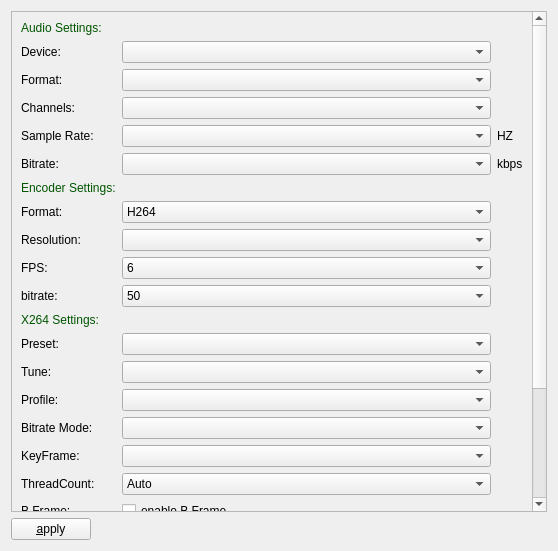
<?xml version="1.0" encoding="UTF-8"?>
<ui version="4.0">
 <class>BleSetting</class>
 <widget class="QWidget" name="BleSetting">
  <property name="geometry">
   <rect>
    <x>0</x>
    <y>0</y>
    <width>558</width>
    <height>551</height>
   </rect>
  </property>
  <property name="windowTitle">
   <string>Form</string>
  </property>
  <layout class="QVBoxLayout" name="verticalLayout">
   <item>
    <widget class="QScrollArea" name="scrollArea">
     <property name="styleSheet">
      <string notr="true"/>
     </property>
     <property name="widgetResizable">
      <bool>true</bool>
     </property>
     <widget class="QWidget" name="scrollAreaWidgetContents">
      <property name="geometry">
       <rect>
        <x>0</x>
        <y>-135</y>
        <width>521</width>
        <height>635</height>
       </rect>
      </property>
      <layout class="QVBoxLayout" name="verticalLayout_2">
       <item>
        <layout class="QGridLayout" name="gridLayout">
         <item row="10" column="1">
          <widget class="QComboBox" name="bitrate">
           <property name="currentIndex">
            <number>0</number>
           </property>
           <item>
            <property name="text">
             <string>50</string>
            </property>
           </item>
           <item>
            <property name="text">
             <string>100</string>
            </property>
           </item>
           <item>
            <property name="text">
             <string>120</string>
            </property>
           </item>
           <item>
            <property name="text">
             <string>150</string>
            </property>
           </item>
           <item>
            <property name="text">
             <string>180</string>
            </property>
           </item>
           <item>
            <property name="text">
             <string>200</string>
            </property>
           </item>
           <item>
            <property name="text">
             <string>250</string>
            </property>
           </item>
           <item>
            <property name="text">
             <string>300</string>
            </property>
           </item>
           <item>
            <property name="text">
             <string>350</string>
            </property>
           </item>
           <item>
            <property name="text">
             <string>400</string>
            </property>
           </item>
           <item>
            <property name="text">
             <string>450</string>
            </property>
           </item>
           <item>
            <property name="text">
             <string>500</string>
            </property>
           </item>
           <item>
            <property name="text">
             <string>650</string>
            </property>
           </item>
           <item>
            <property name="text">
             <string>800</string>
            </property>
           </item>
           <item>
            <property name="text">
             <string>1000</string>
            </property>
           </item>
           <item>
            <property name="text">
             <string>1200</string>
            </property>
           </item>
           <item>
            <property name="text">
             <string>1500</string>
            </property>
           </item>
           <item>
            <property name="text">
             <string>1800</string>
            </property>
           </item>
           <item>
            <property name="text">
             <string>2000</string>
            </property>
           </item>
          </widget>
         </item>
         <item row="11" column="0">
          <widget class="QLabel" name="label_8">
           <property name="styleSheet">
            <string notr="true">font: italic 12pt &quot;黑体&quot;;
color: rgb(0, 85, 0);</string>
           </property>
           <property name="text">
            <string>X264 Settings:</string>
           </property>
          </widget>
         </item>
         <item row="12" column="0">
          <widget class="QLabel" name="label_9">
           <property name="text">
            <string>Preset:</string>
           </property>
          </widget>
         </item>
         <item row="17" column="1">
          <widget class="QComboBox" name="threadCount">
           <item>
            <property name="text">
             <string>Auto</string>
            </property>
           </item>
           <item>
            <property name="text">
             <string>2</string>
            </property>
           </item>
           <item>
            <property name="text">
             <string>4</string>
            </property>
           </item>
           <item>
            <property name="text">
             <string>8</string>
            </property>
           </item>
           <item>
            <property name="text">
             <string>16</string>
            </property>
           </item>
           <item>
            <property name="text">
             <string>32</string>
            </property>
           </item>
          </widget>
         </item>
         <item row="9" column="1">
          <widget class="QComboBox" name="fps">
           <property name="currentIndex">
            <number>0</number>
           </property>
           <item>
            <property name="text">
             <string>6</string>
            </property>
           </item>
           <item>
            <property name="text">
             <string>8</string>
            </property>
           </item>
           <item>
            <property name="text">
             <string>10</string>
            </property>
           </item>
           <item>
            <property name="text">
             <string>12</string>
            </property>
           </item>
           <item>
            <property name="text">
             <string>15</string>
            </property>
           </item>
           <item>
            <property name="text">
             <string>18</string>
            </property>
           </item>
           <item>
            <property name="text">
             <string>20</string>
            </property>
           </item>
           <item>
            <property name="text">
             <string>25</string>
            </property>
           </item>
           <item>
            <property name="text">
             <string>30</string>
            </property>
           </item>
          </widget>
         </item>
         <item row="24" column="0">
          <spacer name="verticalSpacer">
           <property name="orientation">
            <enum>Qt::Vertical</enum>
           </property>
           <property name="sizeHint" stdset="0">
            <size>
             <width>20</width>
             <height>40</height>
            </size>
           </property>
          </spacer>
         </item>
         <item row="2" column="1">
          <widget class="QComboBox" name="audioFormat"/>
         </item>
         <item row="2" column="0">
          <widget class="QLabel" name="label_21">
           <property name="text">
            <string>Format:</string>
           </property>
          </widget>
         </item>
         <item row="10" column="0">
          <widget class="QLabel" name="label_12">
           <property name="text">
            <string>bitrate:</string>
           </property>
          </widget>
         </item>
         <item row="12" column="1">
          <widget class="QComboBox" name="x264Preset"/>
         </item>
         <item row="13" column="0">
          <widget class="QLabel" name="label_10">
           <property name="text">
            <string>Tune:</string>
           </property>
          </widget>
         </item>
         <item row="13" column="1">
          <widget class="QComboBox" name="x264Tune"/>
         </item>
         <item row="6" column="0">
          <widget class="QLabel" name="label_4">
           <property name="styleSheet">
            <string notr="true">font: italic 12pt &quot;黑体&quot;;
color: rgb(0, 85, 0);</string>
           </property>
           <property name="text">
            <string>Encoder Settings:</string>
           </property>
          </widget>
         </item>
         <item row="9" column="0">
          <widget class="QLabel" name="label_7">
           <property name="text">
            <string>FPS:</string>
           </property>
          </widget>
         </item>
         <item row="14" column="0">
          <widget class="QLabel" name="label_11">
           <property name="text">
            <string>Profile:</string>
           </property>
          </widget>
         </item>
         <item row="7" column="1">
          <widget class="QComboBox" name="format">
           <item>
            <property name="text">
             <string>H264</string>
            </property>
           </item>
          </widget>
         </item>
         <item row="8" column="0">
          <widget class="QLabel" name="label_6">
           <property name="text">
            <string>Resolution:</string>
           </property>
          </widget>
         </item>
         <item row="8" column="1">
          <widget class="QComboBox" name="res"/>
         </item>
         <item row="22" column="0">
          <widget class="QLabel" name="label_13">
           <property name="styleSheet">
            <string notr="true">font: italic 12pt &quot;黑体&quot;;
color: rgb(0, 85, 0);</string>
           </property>
           <property name="text">
            <string>Network Settings:</string>
           </property>
          </widget>
         </item>
         <item row="23" column="0">
          <widget class="QLabel" name="label_14">
           <property name="text">
            <string>address:</string>
           </property>
          </widget>
         </item>
         <item row="23" column="1">
          <widget class="QLineEdit" name="address"/>
         </item>
         <item row="16" column="1">
          <widget class="QComboBox" name="keyFrameInterval"/>
         </item>
         <item row="15" column="0">
          <widget class="QLabel" name="label_15">
           <property name="text">
            <string>Bitrate Mode:</string>
           </property>
          </widget>
         </item>
         <item row="15" column="1">
          <widget class="QComboBox" name="bitrateMode"/>
         </item>
         <item row="16" column="0">
          <widget class="QLabel" name="label_16">
           <property name="text">
            <string>KeyFrame:</string>
           </property>
          </widget>
         </item>
         <item row="20" column="0">
          <widget class="QLabel" name="label_17">
           <property name="text">
            <string>Quality</string>
           </property>
          </widget>
         </item>
         <item row="20" column="1">
          <layout class="QHBoxLayout" name="horizontalLayout_2">
           <item>
            <widget class="QSlider" name="qualityBar">
             <property name="styleSheet">
              <string notr="true"> QSlider::groove:horizontal {
     border: 1px solid #999999;
     height: 3px; /* the groove expands to the size of the slider by default. by giving it a height, it has a fixed size */
     background: qlineargradient(x1:0, y1:0, x2:0, y2:1, stop:0 #B1B1B1, stop:1 #c4c4c4);
 }

 QSlider::handle:horizontal {
     background: qlineargradient(x1:0, y1:0, x2:1, y2:1, stop:0 #6d6d6d, stop:1 #5e5e5e);;
     border: 1px solid #5c5c5c;
     width: 8px;
     margin: -4px 0; /* handle is placed by default on the contents rect of the groove. Expand outside the groove */
     border-radius: 2px;
 }

 QSlider::add-page:horizontal {
     background: qlineargradient(x1:0, y1:0, x2:1, y2:1, stop:0 #6d6d6d, stop:1 #5e5e5e);;
 }

 QSlider::sub-page:horizontal {
     background: qlineargradient(x1:0, y1:0, x2:1, y2:1, stop:0 #ff9933, stop:1 #df8d3c);;
 }</string>
             </property>
             <property name="minimum">
              <number>1</number>
             </property>
             <property name="maximum">
              <number>10</number>
             </property>
             <property name="pageStep">
              <number>1</number>
             </property>
             <property name="value">
              <number>5</number>
             </property>
             <property name="orientation">
              <enum>Qt::Horizontal</enum>
             </property>
            </widget>
           </item>
           <item>
            <spacer name="horizontalSpacer">
             <property name="orientation">
              <enum>Qt::Horizontal</enum>
             </property>
             <property name="sizeType">
              <enum>QSizePolicy::Fixed</enum>
             </property>
             <property name="sizeHint" stdset="0">
              <size>
               <width>10</width>
               <height>20</height>
              </size>
             </property>
            </spacer>
           </item>
           <item>
            <widget class="QLabel" name="qualityLabel">
             <property name="text">
              <string>TextLabel</string>
             </property>
            </widget>
           </item>
          </layout>
         </item>
         <item row="14" column="1">
          <widget class="QComboBox" name="x264Profile"/>
         </item>
         <item row="0" column="0">
          <widget class="QLabel" name="label">
           <property name="styleSheet">
            <string notr="true">font: italic 12pt &quot;黑体&quot;;
color: rgb(0, 85, 0);</string>
           </property>
           <property name="text">
            <string>Audio Settings:</string>
           </property>
          </widget>
         </item>
         <item row="1" column="0">
          <widget class="QLabel" name="label_2">
           <property name="text">
            <string>Device:</string>
           </property>
          </widget>
         </item>
         <item row="3" column="0">
          <widget class="QLabel" name="label_3">
           <property name="text">
            <string>Channels:</string>
           </property>
          </widget>
         </item>
         <item row="4" column="0">
          <widget class="QLabel" name="label_19">
           <property name="text">
            <string>Sample Rate:</string>
           </property>
          </widget>
         </item>
         <item row="5" column="0">
          <widget class="QLabel" name="label_20">
           <property name="text">
            <string>Bitrate:</string>
           </property>
          </widget>
         </item>
         <item row="1" column="1">
          <widget class="QComboBox" name="audioDevice"/>
         </item>
         <item row="3" column="1">
          <widget class="QComboBox" name="audioChannels"/>
         </item>
         <item row="5" column="1">
          <widget class="QComboBox" name="audioBitrate"/>
         </item>
         <item row="4" column="1">
          <widget class="QComboBox" name="audioSampleRate"/>
         </item>
         <item row="7" column="0">
          <widget class="QLabel" name="label_5">
           <property name="text">
            <string>Format:</string>
           </property>
          </widget>
         </item>
         <item row="5" column="2">
          <widget class="QLabel" name="label_22">
           <property name="text">
            <string>kbps</string>
           </property>
          </widget>
         </item>
         <item row="4" column="2">
          <widget class="QLabel" name="label_23">
           <property name="text">
            <string>HZ</string>
           </property>
          </widget>
         </item>
         <item row="17" column="0">
          <widget class="QLabel" name="label_25">
           <property name="text">
            <string>ThreadCount:</string>
           </property>
          </widget>
         </item>
         <item row="18" column="0">
          <widget class="QLabel" name="label_26">
           <property name="text">
            <string>B Frame:</string>
           </property>
          </widget>
         </item>
         <item row="21" column="0">
          <widget class="QLabel" name="label_18">
           <property name="styleSheet">
            <string notr="true">font: italic 12pt &quot;黑体&quot;;
color: rgb(0, 85, 0);</string>
           </property>
           <property name="text">
            <string>Video Save:</string>
           </property>
          </widget>
         </item>
         <item row="21" column="1">
          <layout class="QHBoxLayout" name="horizontalLayout_3">
           <item>
            <widget class="QCheckBox" name="enable_record">
             <property name="text">
              <string>enable</string>
             </property>
            </widget>
           </item>
           <item>
            <widget class="QLineEdit" name="save_path"/>
           </item>
           <item>
            <widget class="QPushButton" name="browse">
             <property name="text">
              <string>&amp;Browse</string>
             </property>
            </widget>
           </item>
          </layout>
         </item>
         <item row="18" column="1">
          <layout class="QHBoxLayout" name="horizontalLayout_5">
           <item>
            <widget class="QCheckBox" name="enableBFrame">
             <property name="text">
              <string>enable B Frame</string>
             </property>
            </widget>
           </item>
          </layout>
         </item>
         <item row="19" column="1">
          <layout class="QHBoxLayout" name="horizontalLayout_6">
           <item>
            <widget class="QLabel" name="label_24">
             <property name="text">
              <string>B Frame Count:</string>
             </property>
            </widget>
           </item>
           <item>
            <widget class="QSpinBox" name="B_frame_count">
             <property name="minimum">
              <number>1</number>
             </property>
             <property name="maximum">
              <number>16</number>
             </property>
             <property name="value">
              <number>3</number>
             </property>
             <property name="displayIntegerBase">
              <number>10</number>
             </property>
            </widget>
           </item>
           <item>
            <spacer name="horizontalSpacer_3">
             <property name="orientation">
              <enum>Qt::Horizontal</enum>
             </property>
             <property name="sizeHint" stdset="0">
              <size>
               <width>40</width>
               <height>20</height>
              </size>
             </property>
            </spacer>
           </item>
          </layout>
         </item>
        </layout>
       </item>
      </layout>
     </widget>
    </widget>
   </item>
   <item>
    <layout class="QHBoxLayout" name="horizontalLayout">
     <item>
      <widget class="QPushButton" name="applyBtn">
       <property name="text">
        <string>&amp;apply</string>
       </property>
      </widget>
     </item>
     <item>
      <spacer name="horizontalSpacer_2">
       <property name="orientation">
        <enum>Qt::Horizontal</enum>
       </property>
       <property name="sizeHint" stdset="0">
        <size>
         <width>40</width>
         <height>20</height>
        </size>
       </property>
      </spacer>
     </item>
    </layout>
   </item>
  </layout>
 </widget>
 <resources/>
 <connections/>
</ui>
